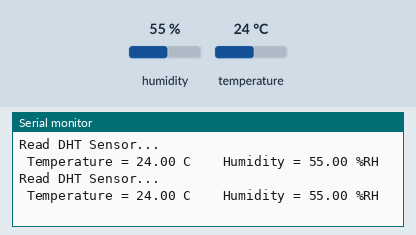
The sketch below on a simulated Arduino Mega 2560, built with avr-gcc and run on an emulated ATmega2560. On the bench: the last lines printed to the serial monitor. The inputs (shaded band) are chosen by the test bench; at power-on: humidity 55 %, temperature 24 °C.

Above: at 2.8 s.
2.9 s: humidity set to 22 %
At 4.9 s:
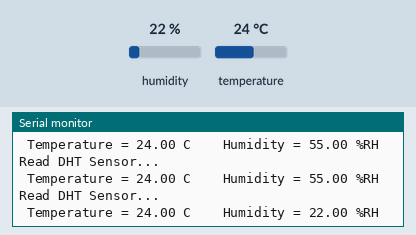
5.6 s: temperature set to 12 °C
At 6.7 s:
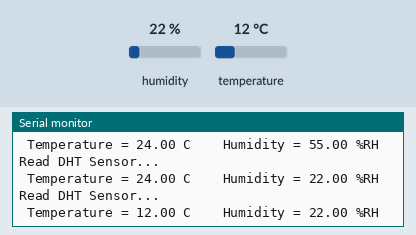
8.3 s: humidity set to 40 %
At 11.4 s:
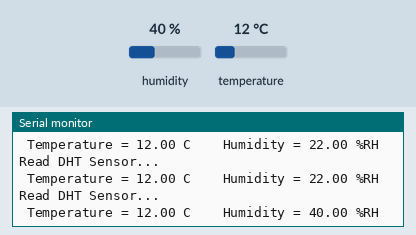
Timing chart, 0 to 12.9 s (numbered marks = the images above; inputs shaded):
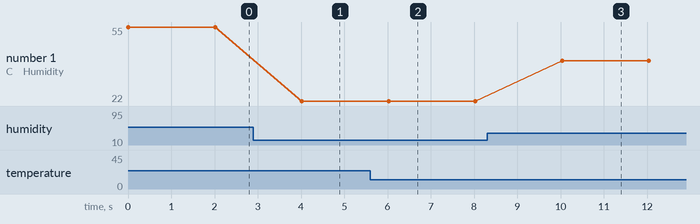

Measured:
- after the input at 2.9 s, the serial monitor: prints a new line after 1.1 s (image 1)
- after the input at 5.6 s, the serial monitor: prints a new line after 0.42 s (image 2)
- after the input at 8.3 s, the serial monitor: prints a new line after 1.7 s (image 3)
- plotted number 1: 55 → 22 after the input at 2.9 s, 22 → 40 after the input at 8.3 s

The sketch:

Mappi32_DHT.ino
```cpp
#include <dht.h>                // memasukkan library "dht.h"
dht sensor;                     // deklarasikan nama sensor
int readResp;                   // deklarasi variabel "readResp"
float hum, tem;                 // deklarasi variabel "hum" dan "tem"
String temString, humString;    // deklarasi variabel "temString" dan "humString"
const int dhtPin = 23;          // deklarasi pin 23 untuk pin DHT sensor

//#define DHT11                 // define "DHT11" jika menggunakan sensor DHT11
#define DHT22                   // define "DHT22" jika menggunakan sensor DHT22
                                // *uncomment yang diperlukan saja

void setup() {
  Serial.begin(115200);         // aktifkan komunikasi serial ke serial monitor dengan kecepatan 115200 bps
}

void loop() {
  Serial.println("Read DHT Sensor...");                   //

#if defined DHT11
  readResp = sensor.read11(dhtPin); // pembacaan saat menggunakan DHT11
#else
  readResp = sensor.read22(dhtPin); // pembacaan saat menggunakan DHT22
#endif


  tem = sensor.temperature;         // masukkan nilai temperature ke variabel "tem"
  hum = sensor.humidity;            // masukkan nilai humidity ke variabel "hum"

  temString = String(tem);          // ubah nilai variabel "tem" ke bentuk string lalu salin ke dalam variabel "temString"
  humString = String(hum);          // ubah nilai variabel "hum" ke bentuk string lalu salin ke dalam variabel "humStirng"

  Serial.print(" Temperature = ");   // print temperature ke serial monitor
  Serial.print(temString);
  Serial.print(" C");
  Serial.print('\t');
  Serial.print("  Humidity = ");     // print humidity ke serial monitor
  Serial.print(humString);
  Serial.println(" %RH");

  delay(2000);                      // tunda 2000 milidetik untuk pembacaan selanjutnya
}
```
